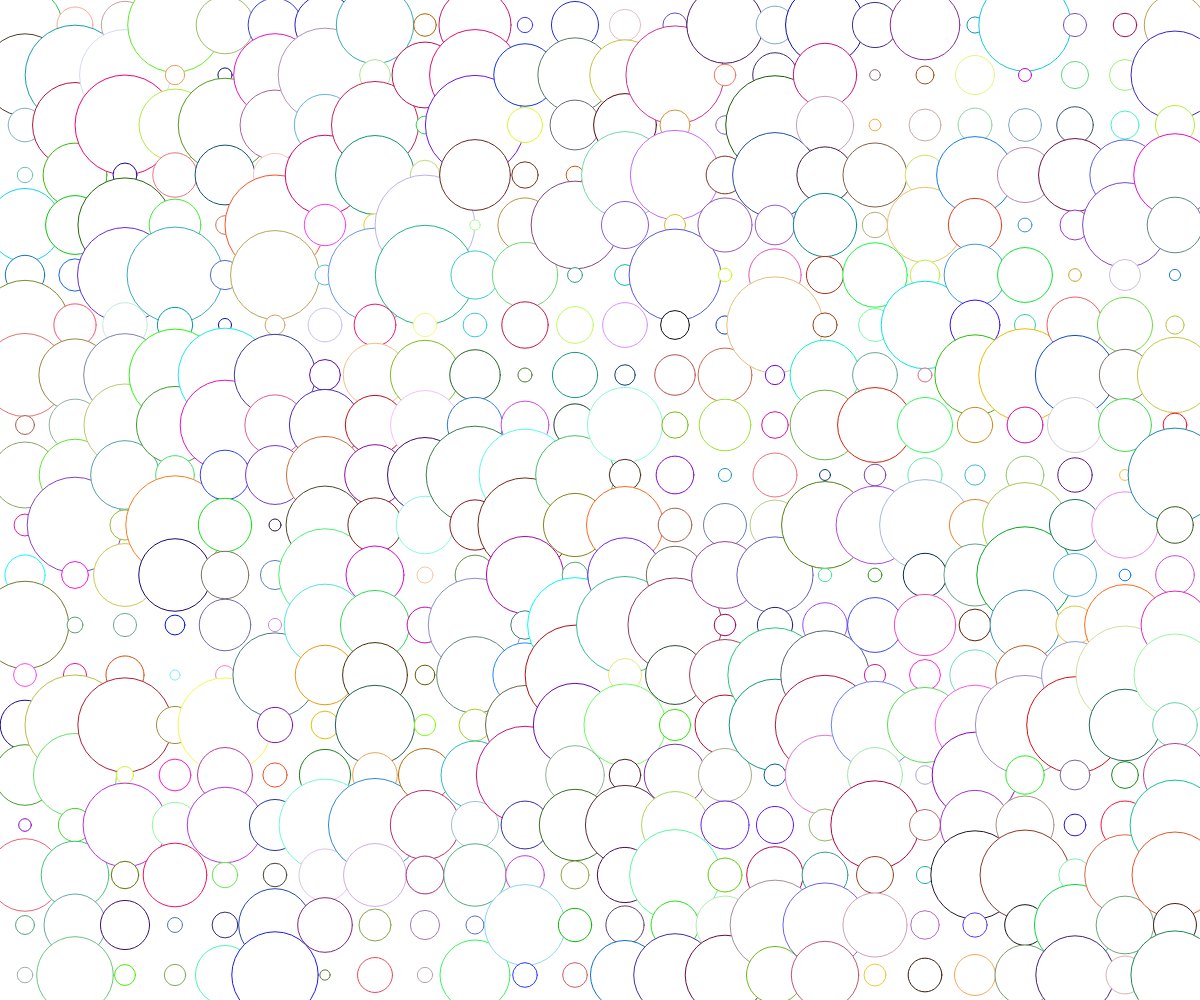
Frame 1 (no input)
Frame 60 (no input): identical to frame 1, image omitted
Frame 120 (the mouse pressed at the canvas centre since frame 60): identical to frame 1, image omitted

The p5.js sketch that drew this single still picture (run headless with seeded random() and noise() and a simulated clock; from frame 60 on, the mouse is pressed at the canvas centre):

// p5.js sketch
// ── sketch.js
// Loop Grid
let gridSpacing = 50;

function setup() {
  createCanvas(windowWidth, windowHeight);
  ellipseMode(CENTER);
  circleGrid();
}

function mouseClicked(){
  circleGrid();
}

function circleGrid() {
  for (let x = gridSpacing/2; x < width; x += gridSpacing) {
    for (let y = gridSpacing/2; y < height; y += gridSpacing) {
      let size = random(gridSpacing*0.2,gridSpacing*2);
      //fill(random(255),random(255),random(255));
      stroke(random(255),random(255),random(255));
      ellipse(x, y, size, size);
    }
  }
}

function draw() {
  
}
